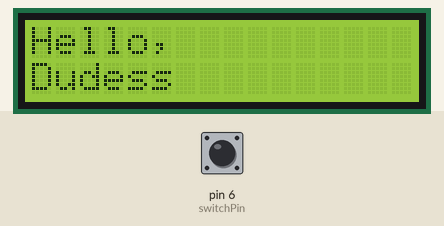
Simulated run of this sketch. Board: Arduino Uno, built with avr-gcc and run on an emulated ATmega328P. Shown: 16×2 character LCD. Inputs (shaded band) come from the test bench; at power-on: pin 6 (switchPin) LOW. Random numbers use the default seed unless the sketch sets one.

Above: at 1.2 s.
1.3 s: pin 6 (switchPin) pulled HIGH for 0.15 s
At 2.6 s:
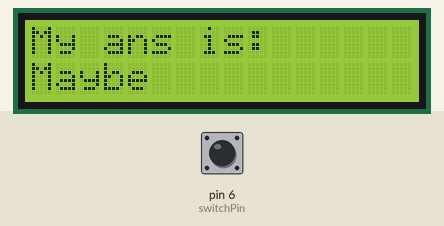
2.9 s: pin 6 (switchPin) pulsed HIGH 5 times (0.12 s each, 0.3 s apart)
At 4.9 s:
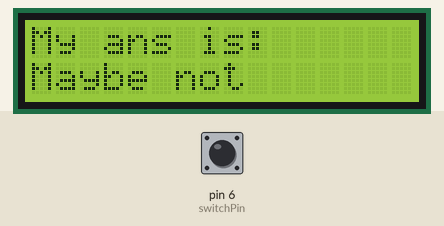
5.9 s: pin 6 (switchPin) pulled HIGH for 1 s
At 7.4 s:
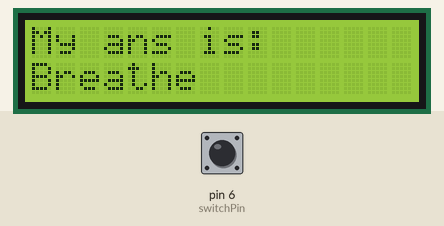
8.4 s: pin 6 (switchPin) pulled HIGH for 3.2 s
At 12.2 s:
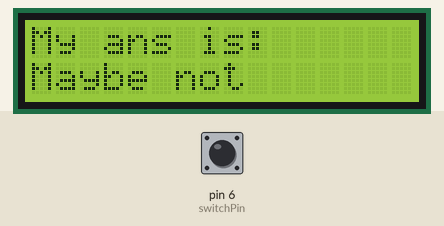
Timing chart, 0 to 13.7 s (numbered marks = the images above; inputs shaded):
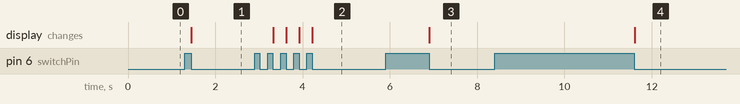

Measured:
- after the input at 1.3 s, the display: changes after 0.15 s (image 1)
- after the input at 2.9 s, the display: first changes after 0.42 s (image 2 shows a later state)
- after the input at 5.9 s, the display: changes after 1.0 s (image 3)
- after the input at 8.4 s, the display: changes after 3.2 s (image 4)

The sketch:

Display.ino
```cpp
//program that will randomly print a message to a LCD-display

#include <LiquidCrystal.h>
LiquidCrystal lcd(12, 11, 5, 4, 3, 2);

const int switchPin = 6;
int switchState = 0;
int prevSwitchState = 0;
int reply;

void setup() {
  lcd.begin(16, 2);
  pinMode(switchPin, INPUT);
  lcd.print("Hello,");

  lcd.setCursor(0,1);
  lcd.print("Dudess");
}

void loop() {
  switchState = digitalRead(switchPin);

  if (switchState != prevSwitchState) {
    if (switchState == LOW) {
      reply = random(6);

      lcd.clear();
      lcd.setCursor(0, 0);
      lcd.print("My ans is: ");
      lcd.setCursor(0, 1);

      switch(reply) {
        case 0:
        lcd.print("Breathe");
        break;
        case 1:
        lcd.print("Maybe");
        break;
        case 2:
        lcd.print("Maybe not");
        break;
        case 3:
        lcd.print("Depends");
        break;
        case 4:
        lcd.print("YEAS");
        break;
        case 5:
        lcd.print("NO!");
        break;
      }
    }
  }

  prevSwitchState = switchState;
}
```
